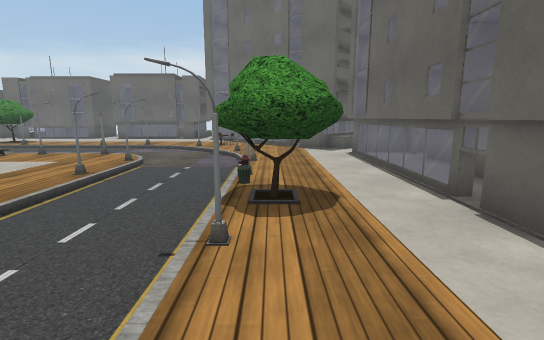
[1] (above)

24 first-person views from a walk through a Unity game level. The camera is 1.2 m above the floor, tilts 10° down and sees 85° across. The floor is counted in squares, 1 m on a side. Each view is taken from the middle of a square. On the plan, view 1 faces up. The plan holds only what a view shows up to about 13 squares ahead; the rest is blank. The place goes on beyond the plan. The player character is not drawn. Some surface patterns are stand-ins.

[2]
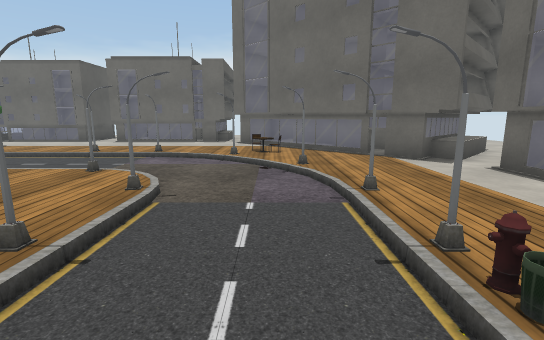

[3]
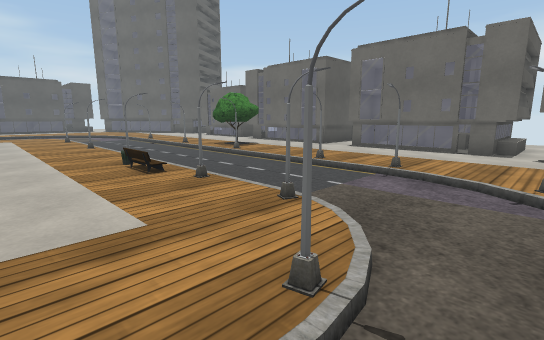

[4]
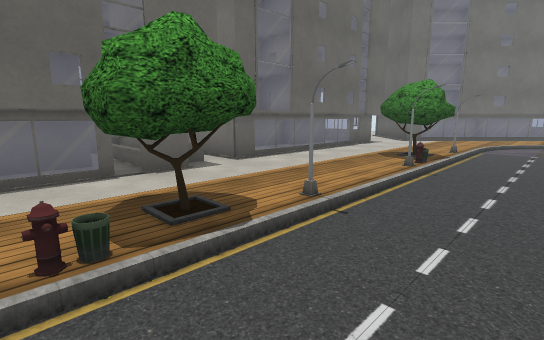

[5]
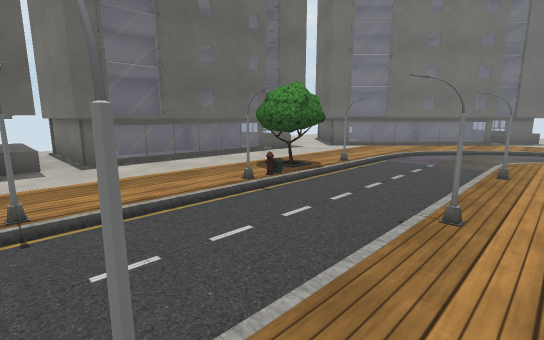

[6]
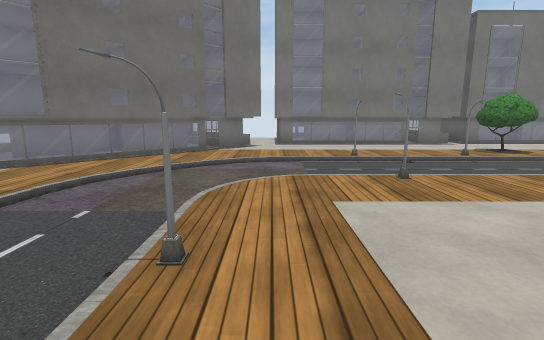

[7]
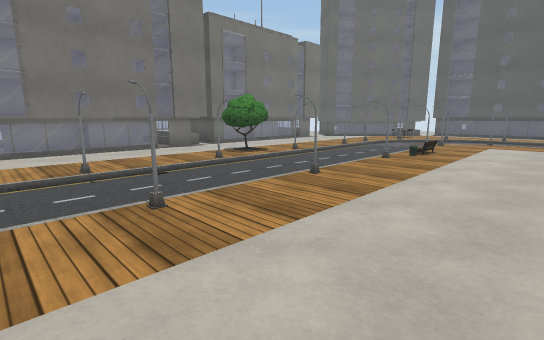

[8]
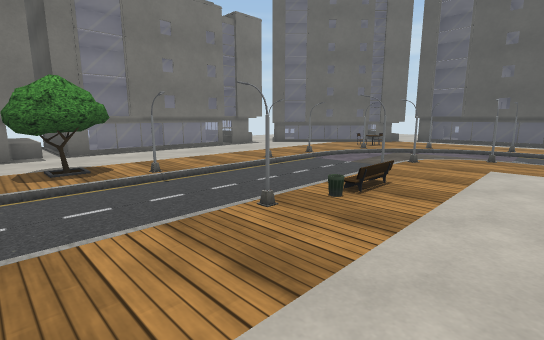

[9]
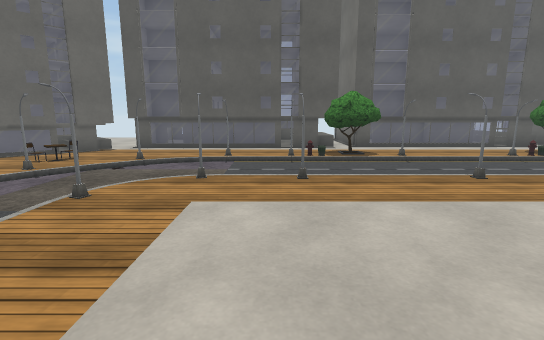

[10]
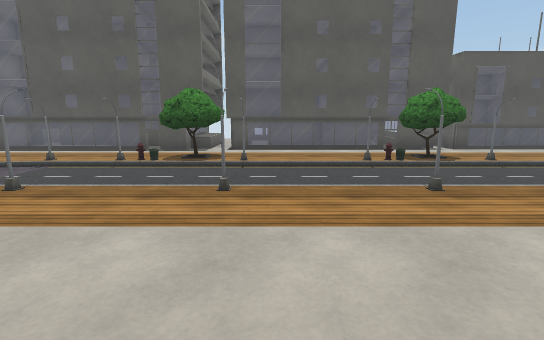

[11]
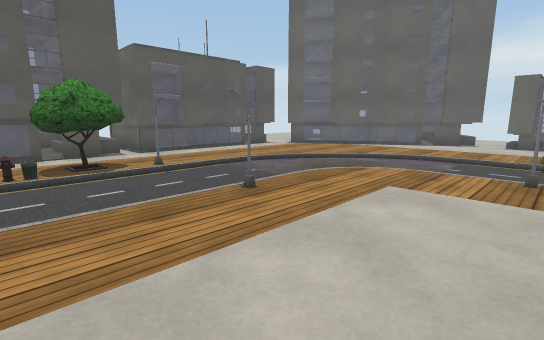

[12]
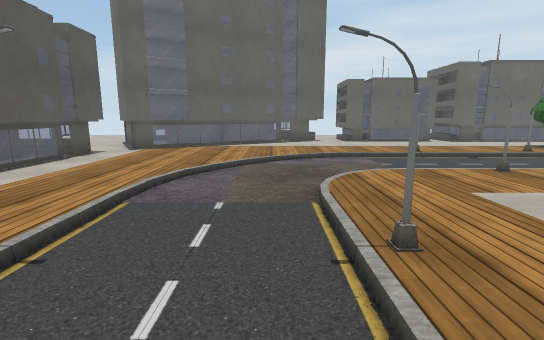

[13]
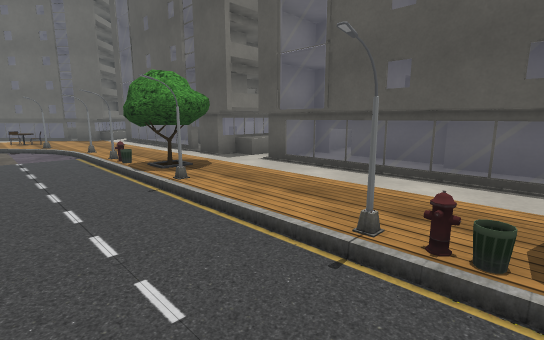

[14]
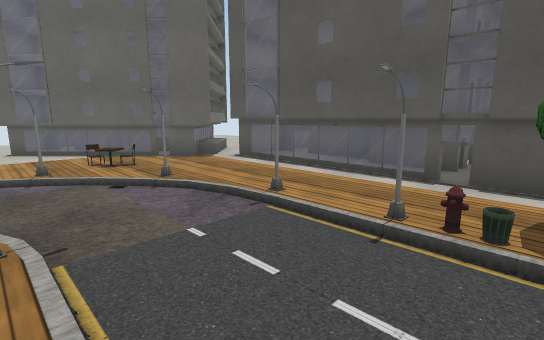

[15]
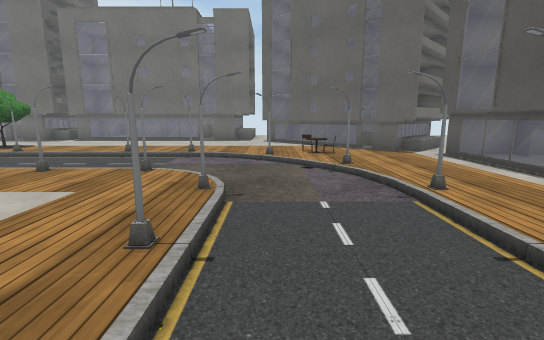

[16]
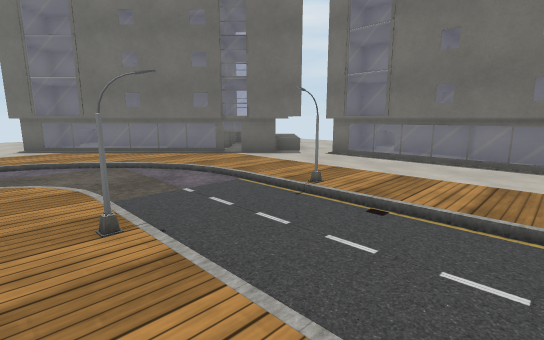

[17]
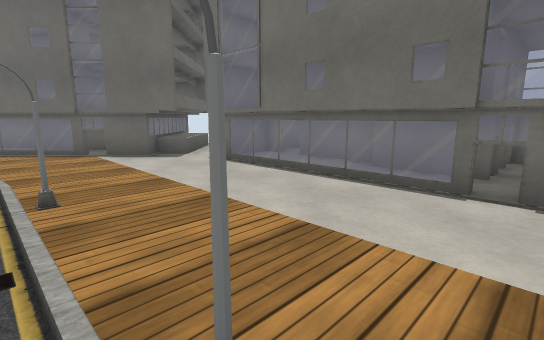

[18]
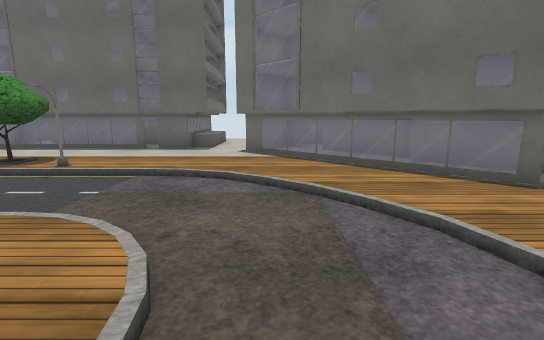

[19]
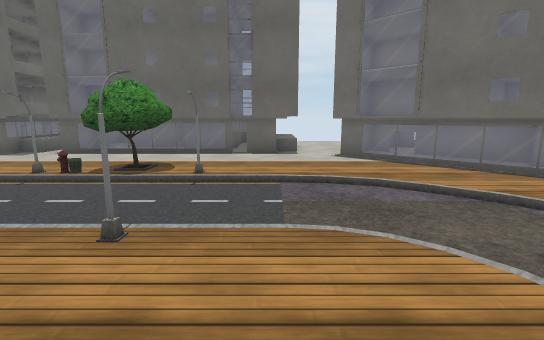

[20]
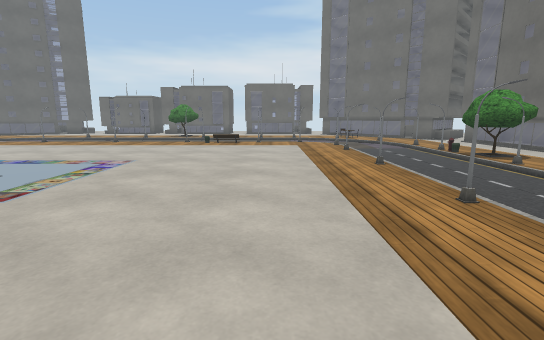

[21]
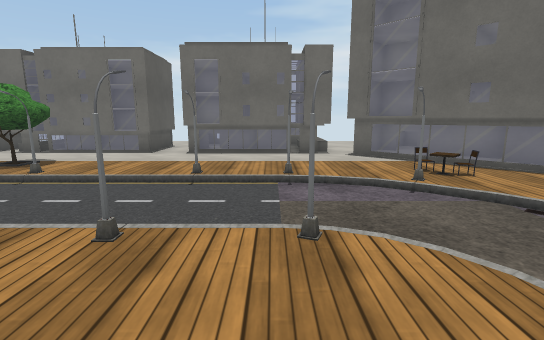

[22]
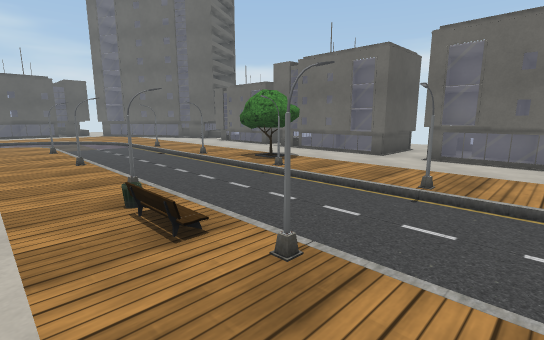

[23]
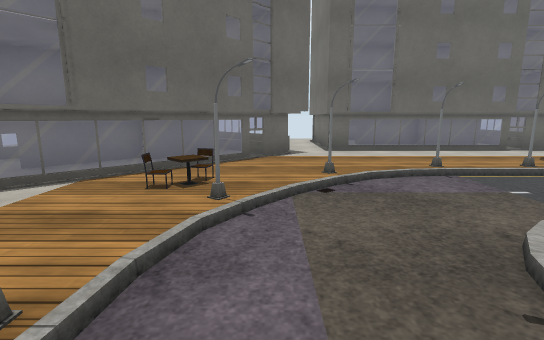

[24]
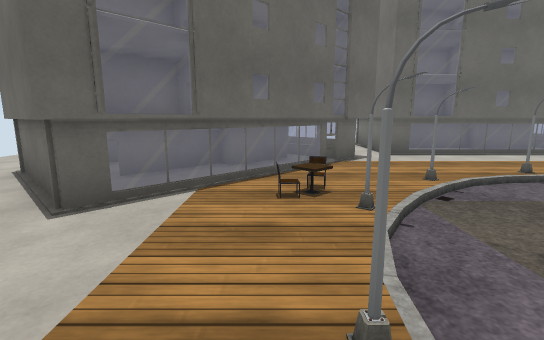

### Floor plan
Key: @ floor where view 1 was taken; . main floor; - floor 0.25 m lower than the main floor; / step, stairs or slope; B building; P pole; T tree; O other object.
Columns run from 31 left of view 1 to 5 right of it. Each row starts with its distance up from view 1.
 20                      BBBB BB  B
 19             B  BBBB  BBBB BB BBB
 18         BBBBBBBBBBBBBBBBBBBBBBBBB
 17   B BBBBBB     BBBBBB BBBBBBBBBBB
 16   BBBBBB                    BBBBB
 15   BBBBB...........TT.........BBBB  BB
 14    BB............TTT..........BBBBBBB
 13  BBB.....////O//O///P//P/P//P..BBBBBB
 12  BB...../-------------------/...BBBB
 11  BBB.../---------------------/P..BB
 10  BBB../---///P//P///P//P/P/---/.. BBB
  9  BBB../--/...........//..../--/.. BBB
  8  BBB../--/.................P--P.. BBB
  7 BBBB../--...             ../--/.. BBB
  6  BBB.TP--P..             ..P--P.. BBB
  5 BBBB TT--...             ../--TT  BB
  4  BBBTT/--...             ../--TTT BBB
  3  BBB..P--P.. .   ....    ..P--P.. BBB
  2 BBBB../--...     ....    ../--/.. BBB
  1  BBB../--...      ...    ../--/.. BBB
  0  BBB../--...  .    ..    ../--/@. BBB
 -1 BBBB..P--P..             ..P--P.. BBB
 -2  BBBTTT--...             ../--TTT BBB
 -3 BBBB TT--...             ../--TTT BBB
 -4 BBBB..P--P..             ..P--PT. BBB
 -5 BBBB../--...   .   .    .../--/.. BBB
 -6 BBBB..P--P................./--/.. BBB
 -7  BBB../--................../--/.. BBB
 -8  BBB../---P..P..P...P..P...---/..BB
 -9  BBB..P/---------------------/..BBBB
-10 BBBB...//-------------------/..BBBBBB
-11  BBBB.//P//O/O//P///P//P////..BBBBBBB
-12   BBBB...........TT..........BBBBB BB
-13  BBBBBB..........TT.........BBBBBBB
-14   BBBBBB                   BBBB B B
-15      BBBB               B BBBBBB
-16       BBBBBBBBBBBBBBBBBBBBBBBBBB
-17       BB   B B BBBBBBBBBBBB BBBB
-18       B      BBBBBB B BBBBB  BB

Where each view was taken, in squares from view 1:
view 1: 0 up, 0 right, facing up
view 2: 4 up, 2 left, facing up
view 3: 7 up, 3 left, facing up-left
view 4: 6 up, 3 left, facing down-right
view 5: 3 up, 5 left, facing down-right
view 6: 2 down, 5 left, facing down
view 7: 4 down, 6 left, facing down-left
view 8: 5 down, 12 left, facing down-left
view 9: 5 down, 16 left, facing left
view 10: 0 up, 17 left, facing left
view 11: 3 up, 18 left, facing up-left
view 12: 4 up, 23 left, facing up
view 13: 4 up, 23 left, facing down-left
view 14: 3 down, 22 left, facing down-left
view 15: 2 down, 23 left, facing down
view 16: 7 down, 11 left, facing down-right
view 17: 11 down, 12 left, facing down-right
view 18: 9 down, 7 left, facing right
view 19: 6 down, 7 left, facing right
view 20: 5 down, 7 left, facing up
view 21: 7 up, 6 left, facing up
view 22: 8 up, 6 left, facing up-left
view 23: 12 up, 7 left, facing right
view 24: 14 up, 7 left, facing right
